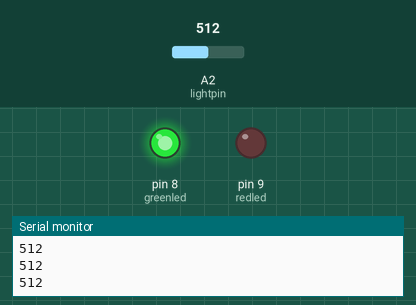
Simulated run of this sketch. Board: Arduino Uno, built with avr-gcc and run on an emulated ATmega328P. Parts: output pins drawn as LEDs (lit = HIGH), the last lines printed to the serial monitor. Inputs (shaded band) come from the test bench; at power-on: A2 (lightpin) = 512.

Above: at 1.2 s.
1.3 s: A2 (lightpin) set to 109
2.8 s: A2 (lightpin) set to 91
At 3.8 s:
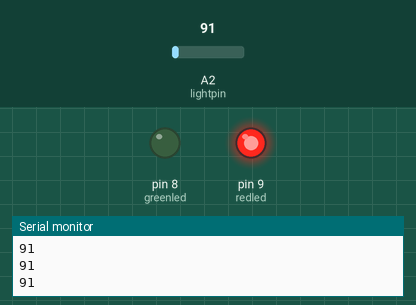
4.3 s: A2 (lightpin) set to 110
At 4.9 s:
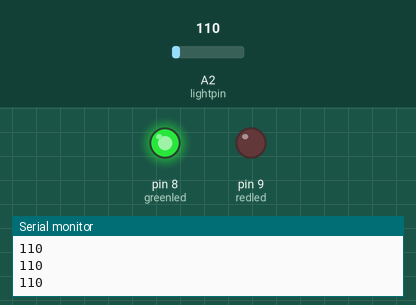
5.8 s: A2 (lightpin) set to 90
At 7.3 s:
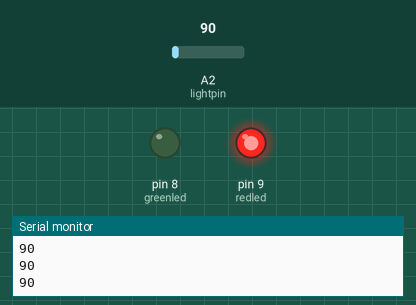
Timing chart, 0 to 8.3 s (numbered marks = the images above; inputs shaded):
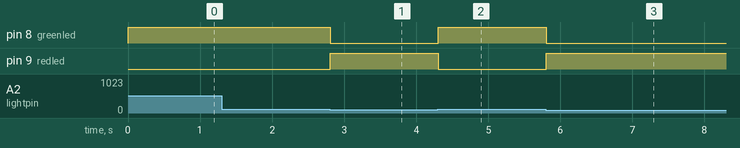

Measured:
- the behaviour switches between 100 and 99 on A2 (lightpin) (found by bisection; images 0 and 1)
- after the input at 2.8 s, pin 8 (greenled): HIGH → LOW at once; pin 9 (redled): LOW → HIGH at once
- after the input at 4.3 s, pin 8 (greenled): LOW → HIGH at once; pin 9 (redled): HIGH → LOW at once
- after the input at 5.8 s, pin 8 (greenled): HIGH → LOW at once; pin 9 (redled): LOW → HIGH at once

The sketch:

Program010photoresistor_1.ino
```cpp
int redled=9;
int greenled=8;
int lightpin=A2;
int lightval;

void setup() {
  // put your setup code here, to run once:
  pinMode(lightpin, INPUT);
  pinMode(redled, OUTPUT);
  pinMode(greenled, OUTPUT);
  Serial.begin(9600);

}

void loop() {
  // put your main code here, to run repeatedly:
  lightval= analogRead(lightpin);
  Serial.println(lightval);

  if(lightval<100){
    digitalWrite(redled, HIGH);
    digitalWrite(greenled, LOW);
  } else {
    digitalWrite(redled, LOW);
    digitalWrite(greenled, HIGH);
  }
}
```
